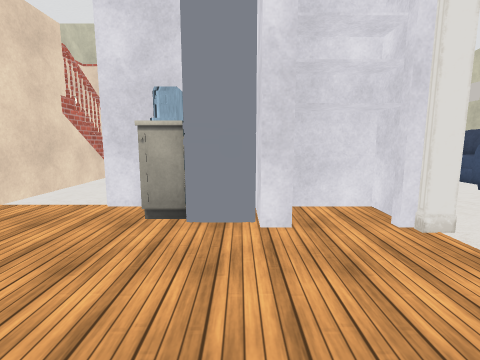
view 1 (above)

24 first-person views from a walk through a scene from a Unity 3-D project. The camera is 1.4 m above the floor, tilts 8° down and sees 85° across. Doors are open. The floor is counted in squares, 1 m on a side. Each view is taken from the middle of a square. On the plan, view 1 faces up. The plan holds only what a view shows up to about 13 squares ahead; the rest is blank. Some animated figures are not drawn. Some surface patterns are stand-ins.

view 2
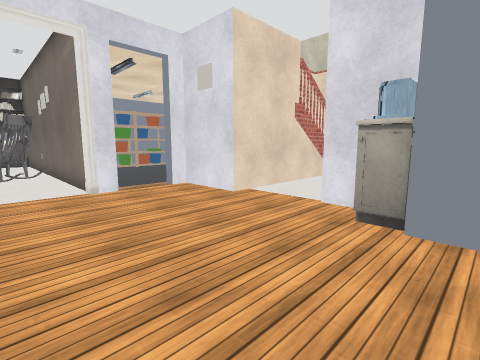

view 3
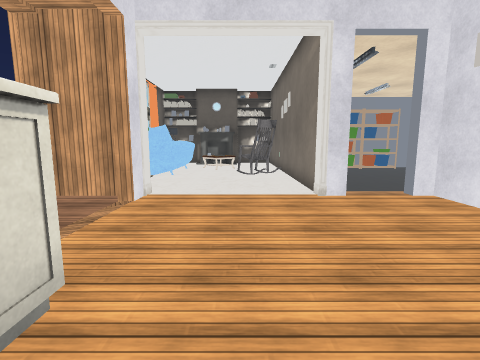

view 4
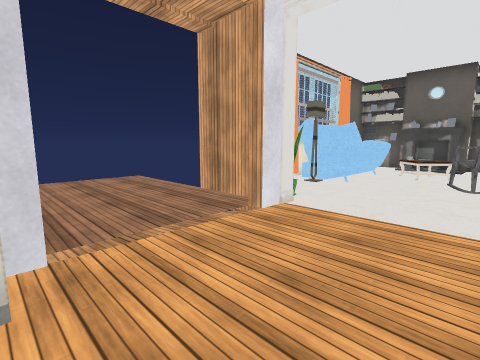

view 5
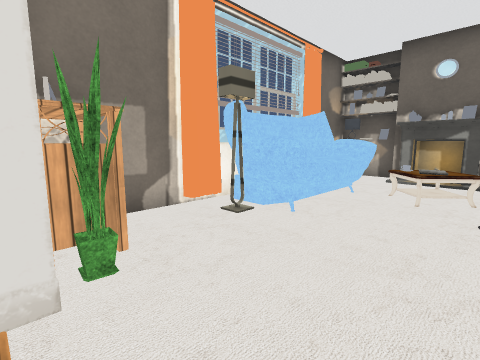

view 6
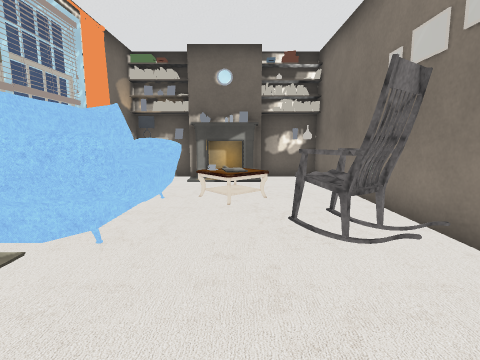

view 7
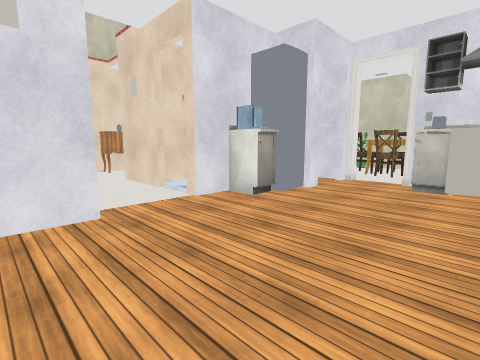

view 8
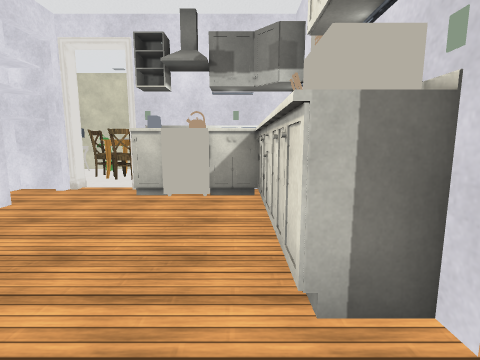

view 9
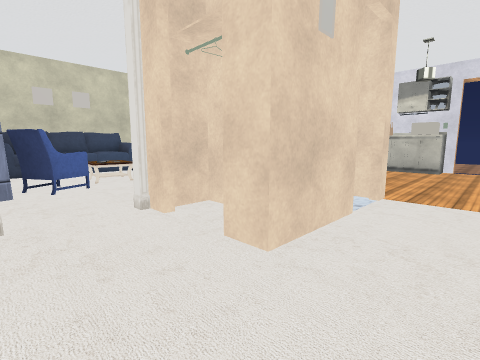

view 10
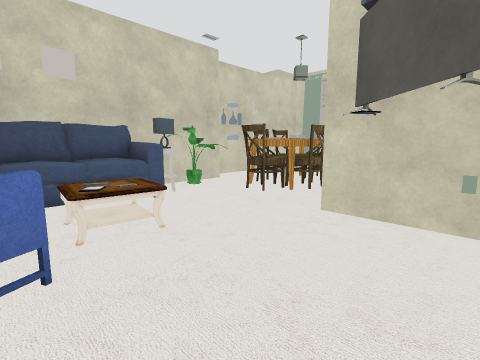

view 11
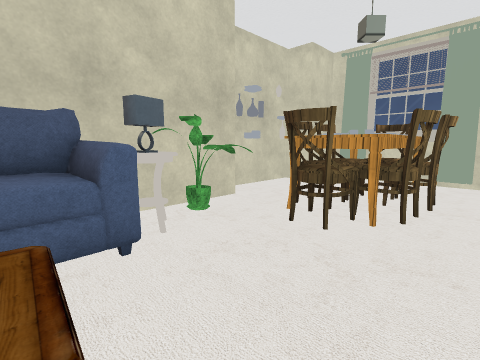

view 12
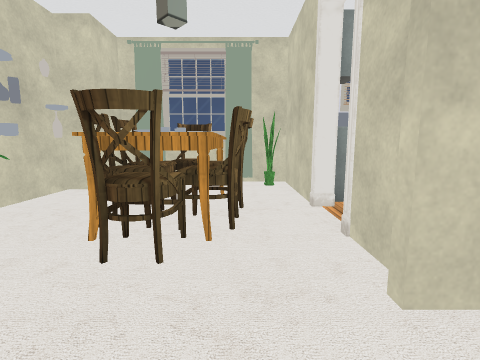

view 13
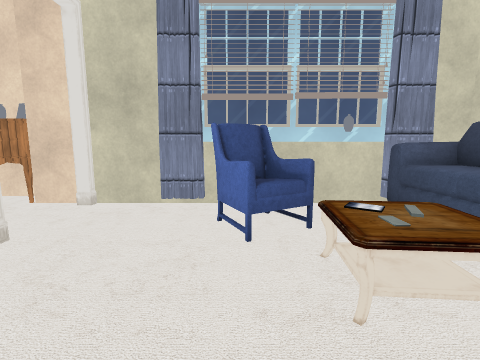

view 14
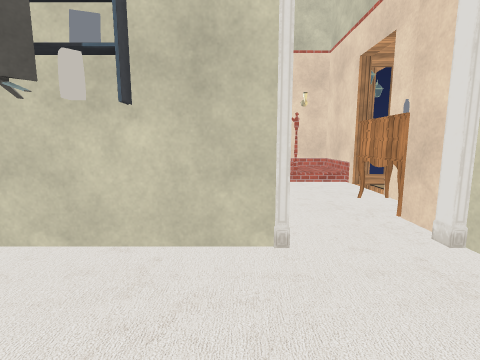

view 15
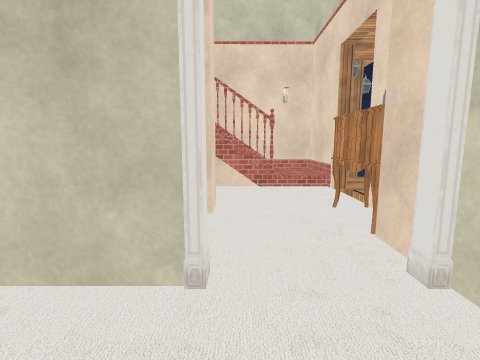

view 16
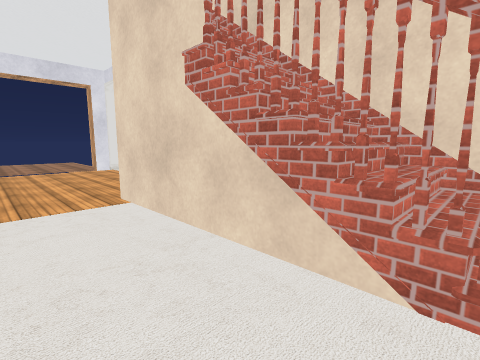

view 17
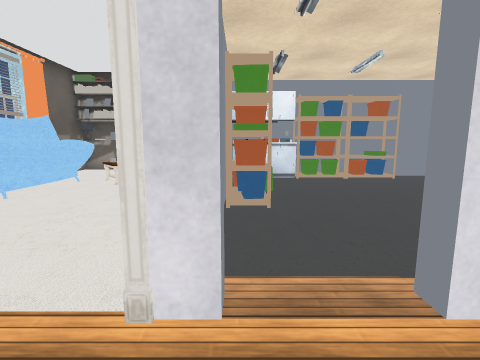

view 18
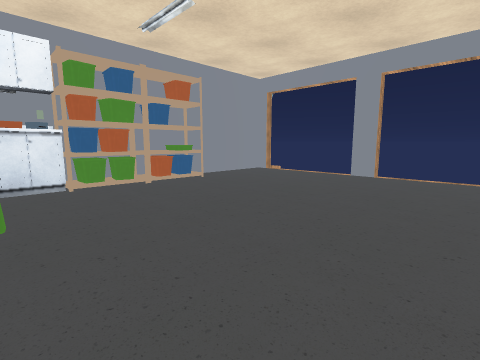

view 19
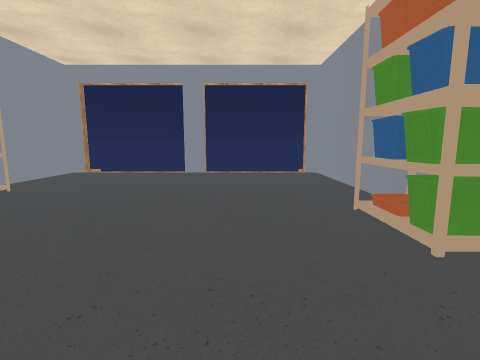

view 20
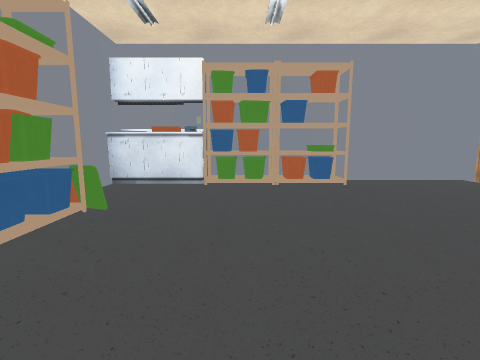

view 21
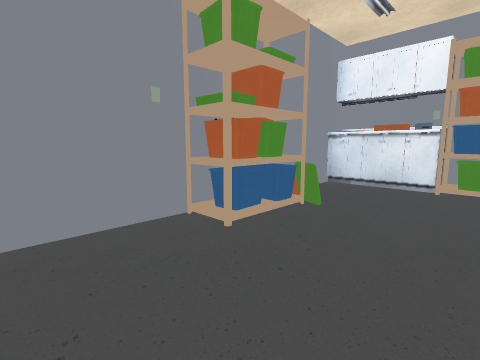

view 22
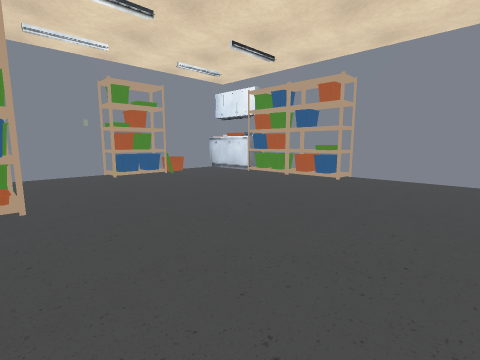

view 23
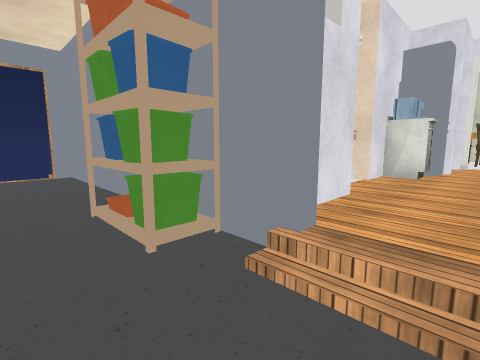

view 24
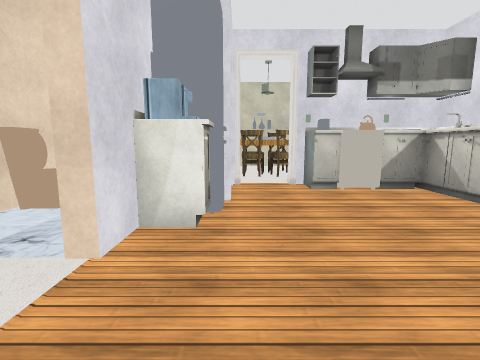

### Floor plan
Key: @ floor where view 1 was taken; # wall or solid block; x gap in a wall; . main floor; : floor 0.25 m higher than the main floor; - floor 0.25 m lower than the main floor; / step, stairs or slope; D open door; = window, fence, low wall or low ledge; S sofa; F fridge; C chair; P plant; T table; I fireplace; R dresser; E stove; A armchair; G garage; L toilet; O other object.
Columns run from 20 left of view 1 to 10 right of it. Each row starts with its distance up from view 1.
 17             #
 16 x----##----##..
 15 #-----------#...
 14 #-----------###x ###
 13 #-----------#::..RR######### #
 12 #-----------#/#.........AA.SSS
 11 #-----------#/#.........AA.SSS
 10 #O----------#/#..##.#....TTSSS
  9 #O----------#/#..####....OTSSS
  8 #O---------O#/#..#.L#......SSS
  7 #O---------  /#.....#.......O#
  6 #O---------O# =...######....P#
  5  O---------/#/....OO##.#..CCP#
  4  O---OOO---/.......FF..#.CTC.##
  3 GG--GGGG---//............CO ..#
  2 O############.........O#.C TC.#
  1 O.....CCO.............E#.TCC..#
  0 #...T..C............@.E#.....##
 -1 ##.TOO...........OOOOOO#P#..##
 -2 #I.OT................  #######
 -3 ##..SSS S..P#DDDD#
 -4 #O..SSS #..R#....
 -5 ###  SSS###R#....
 -6             #....

Positions as (right, up) in squares from view 1, and headings:
1: (0, 0), facing up
2: (0, 0), facing up-left
3: (-1, 0), facing left
4: (-3, 1), facing down-left
5: (-8, 0), facing down-left
6: (-9, -1), facing left
7: (-7, 0), facing up-right
8: (-5, -1), facing right
9: (-5, 13), facing down-right
10: (1, 11), facing down-right
11: (4, 9), facing down-right
12: (5, 8), facing down
13: (4, 7), facing up
14: (4, 10), facing left
15: (3, 11), facing left
16: (-3, 12), facing down-left
17: (-6, 3), facing left
18: (-10, 4), facing up-left
19: (-12, 3), facing up
20: (-10, 7), facing left
21: (-10, 7), facing down-left
22: (-9, 15), facing down-left
23: (-11, 3), facing up-right
24: (-6, 4), facing right
